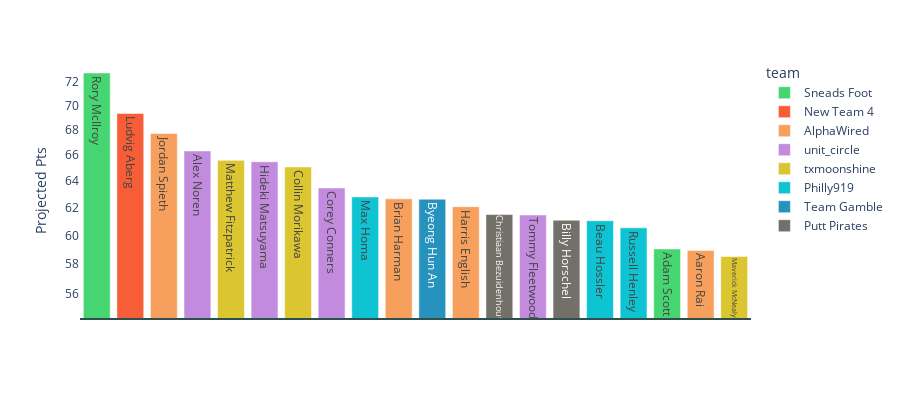

Write notebook code for a chart like this one.
### Code cell
#  TOP 20 PLAYS
top20 = week.sort_values(by = 'proj_pts',ascending=False)[:20].reset_index(drop=True)
px.bar(top20,
        y = 'proj_pts',
        color = 'team',
        color_discrete_map=team_color,
        labels = {'index':"", 'proj_pts':'Projected Pts'},
        text=week[:20].index,
        #       text_auto = ",.0f",
        template = 'plotly_white',
        height=400,
        log_y=True,
        hover_name='player'
        ).add_hline(y=week.proj_pts.mean(),line_color='darkslategrey'
        ).update_xaxes(showticklabels=False
        ).update_yaxes(showgrid=False)

### Figure 1 — Plotly figure (JSON) as saved in the notebook; plotly's stock layout.template omitted (floating-point values rounded to 4 significant figures)
{"data": [{"alignmentgroup": "True", "hovertemplate": "<b>%{hovertext}</b><br><br>team=Sneads Foot<br>=%{x}<br>Projected Pts=%{y}<br>text=%{text}<extra></extra>", "hovertext": ["McIlroy, Rory", "Scott, Adam"], "legendgroup": "Sneads Foot", "marker": {"color": "rgb(70,214,113)", "pattern": {"shape": ""}}, "name": "Sneads Foot", "offsetgroup": "Sneads Foot", "orientation": "v", "showlegend": true, "text": ["Rory McIlroy", "Adam Scott"], "textposition": "auto", "type": "bar", "x": [0, 17], "xaxis": "x", "y": [72.77, 59.05], "yaxis": "y"}, {"alignmentgroup": "True", "hovertemplate": "<b>%{hovertext}</b><br><br>team=New Team 4<br>=%{x}<br>Projected Pts=%{y}<br>text=%{text}<extra></extra>", "hovertext": ["Aberg, Ludvig"], "legendgroup": "New Team 4", "marker": {"color": "rgb(247,94,56)", "pattern": {"shape": ""}}, "name": "New Team 4", "offsetgroup": "New Team 4", "orientation": "v", "showlegend": true, "text": ["Ludvig Aberg"], "textposition": "auto", "type": "bar", "x": [1], "xaxis": "x", "y": [69.36], "yaxis": "y"}, {"alignmentgroup": "True", "hovertemplate": "<b>%{hovertext}</b><br><br>team=AlphaWired<br>=%{x}<br>Projected Pts=%{y}<br>text=%{text}<extra></extra>", "hovertext": ["Spieth, Jordan", "Harman, Brian", "English, Harris", "Rai, Aaron"], "legendgroup": "AlphaWired", "marker": {"color": "rgb(247,160,93)", "pattern": {"shape": ""}}, "name": "AlphaWired", "offsetgroup": "AlphaWired", "orientation": "v", "showlegend": true, "text": ["Jordan Spieth", "Brian Harman", "Harris English", "Aaron Rai"], "textposition": "auto", "type": "bar", "x": [2, 9, 11, 18], "xaxis": "x", "y": [67.73, 62.67, 62.09, 58.95], "yaxis": "y"}, {"alignmentgroup": "True", "hovertemplate": "<b>%{hovertext}</b><br><br>team=unit_circle<br>=%{x}<br>Projected Pts=%{y}<br>text=%{text}<extra></extra>", "hovertext": ["Noren, Alex", "Matsuyama, Hideki", "Conners, Corey", "Fleetwood, Tommy"], "legendgroup": "unit_circle", "marker": {"color": "rgb(194,139,221)", "pattern": {"shape": ""}}, "name": "unit_circle", "offsetgroup": "unit_circle", "orientation": "v", "showlegend": true, "text": ["Alex Noren", "Hideki Matsuyama", "Corey Conners", "Tommy Fleetwood"], "textposition": "auto", "type": "bar", "x": [3, 5, 7, 13], "xaxis": "x", "y": [66.34, 65.49, 63.48, 61.48], "yaxis": "y"}, {"alignmentgroup": "True", "hovertemplate": "<b>%{hovertext}</b><br><br>team=txmoonshine<br>=%{x}<br>Projected Pts=%{y}<br>text=%{text}<extra></extra>", "hovertext": ["Fitzpatrick, Matt", "Morikawa, Collin", "McNealy, Maverick"], "legendgroup": "txmoonshine", "marker": {"color": "rgb(219,197,48)", "pattern": {"shape": ""}}, "name": "txmoonshine", "offsetgroup": "txmoonshine", "orientation": "v", "showlegend": true, "text": ["Matthew Fitzpatrick", "Collin Morikawa", "Maverick McNealy"], "textposition": "auto", "type": "bar", "x": [4, 6, 19], "xaxis": "x", "y": [65.6, 65.09, 58.53], "yaxis": "y"}, {"alignmentgroup": "True", "hovertemplate": "<b>%{hovertext}</b><br><br>team=Philly919<br>=%{x}<br>Projected Pts=%{y}<br>text=%{text}<extra></extra>", "hovertext": ["Homa, Max", "Hossler, Beau", "Henley, Russell"], "legendgroup": "Philly919", "marker": {"color": "rgb(14,195,210)", "pattern": {"shape": ""}}, "name": "Philly919", "offsetgroup": "Philly919", "orientation": "v", "showlegend": true, "text": ["Max Homa", "Beau Hossler", "Russell Henley"], "textposition": "auto", "type": "bar", "x": [8, 15, 16], "xaxis": "x", "y": [62.81, 61.06, 60.55], "yaxis": "y"}, {"alignmentgroup": "True", "hovertemplate": "<b>%{hovertext}</b><br><br>team=Team Gamble<br>=%{x}<br>Projected Pts=%{y}<br>text=%{text}<extra></extra>", "hovertext": ["An, Byeong Hun"], "legendgroup": "Team Gamble", "marker": {"color": "rgb(38,147,190)", "pattern": {"shape": ""}}, "name": "Team Gamble", "offsetgroup": "Team Gamble", "orientation": "v", "showlegend": true, "text": ["Byeong Hun An"], "textposition": "auto", "type": "bar", "x": [10], "xaxis": "x", "y": [62.64], "yaxis": "y"}, {"alignmentgroup": "True", "hovertemplate": "<b>%{hovertext}</b><br><br>team=Putt Pirates<br>=%{x}<br>Projected Pts=%{y}<br>text=%{text}<extra></extra>", "hovertext": ["Bezuidenhout, Christiaan", "Horschel, Billy"], "legendgroup": "Putt Pirates", "marker": {"color": "rgb(115,112,106)", "pattern": {"shape": ""}}, "name": "Putt Pirates", "offsetgroup": "Putt Pirates", "orientation": "v", "showlegend": true, "text": ["Christiaan Bezuidenhout", "Billy Horschel"], "textposition": "auto", "type": "bar", "x": [12, 14], "xaxis": "x", "y": [61.51, 61.1], "yaxis": "y"}], "layout": {"barmode": "relative", "height": 400, "legend": {"title": {"text": "team"}, "tracegroupgap": 0}, "margin": {"t": 60}, "shapes": [{"line": {"color": "darkslategrey"}, "type": "line", "x0": 0, "x1": 1, "xref": "x domain", "y0": 54.34, "y1": 54.34, "yref": "y"}], "xaxis": {"anchor": "y", "domain": [0, 1], "showticklabels": false, "title": {"text": ""}}, "yaxis": {"anchor": "x", "domain": [0, 1], "showgrid": false, "title": {"text": "Projected Pts"}, "type": "log"}}}
